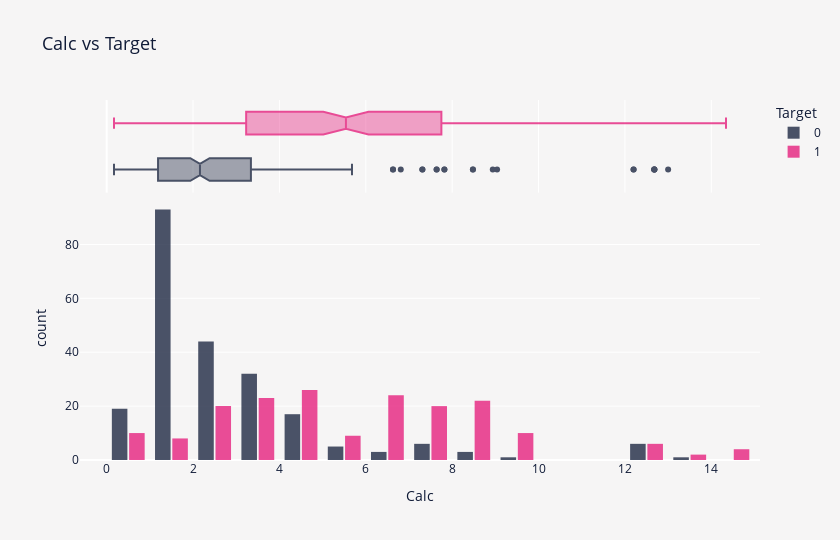

The cell this chart's notebook holds for it:
### Markdown cell above
<p style="
    font-size: 20px;
    font-family: 'JetBrains Mono';
    border-bottom: 3px solid #01CBEE;
">
    <b>Notes</b> 📜
</p>

<ul style="
    font-size: 16px;
    font-family: 'JetBrains Mono';
    margin-left: 8px;
    margin-right: 8px;
">
    <li>Regarding <code>Urea</code>, it's clearly visible that the higher the <code>Urea</code>, the higher chance of kidney stones presence.</li>
</ul>

### Code cell
fig = px.histogram(
    train,
    x="Calc",
    color="Target",
    color_discrete_sequence=["#101B37", "#E41376"],
    marginal="box",
    barmode="group",
    hover_data=train.columns,
    height=540,
    width=840,
    title="Calc vs Target",
)
fig.update_layout(
    font_color=FONT_COLOR,
    title_font_size=18,
    plot_bgcolor=BACKGROUND_COLOR,
    paper_bgcolor=BACKGROUND_COLOR,
    bargap=0.2,
    bargroupgap=0.1,
)
fig.update_traces(opacity=0.75)
fig.show()

### Figure 1 — Plotly figure (JSON) as saved in the notebook; plotly's stock layout.template omitted (floating-point values rounded to 4 significant figures; data arrays with more than 128 entries replaced by an {"elided": "..."} marker saying what was removed)
{"data": [{"alignmentgroup": "True", "bingroup": "x", "hovertemplate": "Target=0<br>Calc=%{x}<br>count=%{y}<extra></extra>", "legendgroup": "0", "marker": {"color": "#101B37", "pattern": {"shape": ""}}, "name": "0", "offsetgroup": "0", "opacity": 0.75, "orientation": "v", "showlegend": true, "type": "histogram", "x": {"elided": "230 float values"}, "xaxis": "x", "yaxis": "y"}, {"alignmentgroup": "True", "customdata": {"elided": "230x6 float values"}, "hovertemplate": "Target=%{customdata[5]}<br>Calc=%{x}<br>Gravity=%{customdata[0]}<br>Ph=%{customdata[1]}<br>Osmo=%{customdata[2]}<br>Cond=%{customdata[3]}<br>Urea=%{customdata[4]}<extra></extra>", "legendgroup": "0", "marker": {"color": "#101B37"}, "name": "0", "notched": true, "offsetgroup": "0", "opacity": 0.75, "showlegend": false, "type": "box", "x": {"elided": "230 float values"}, "xaxis": "x2", "yaxis": "y2"}, {"alignmentgroup": "True", "bingroup": "x", "hovertemplate": "Target=1<br>Calc=%{x}<br>count=%{y}<extra></extra>", "legendgroup": "1", "marker": {"color": "#E41376", "pattern": {"shape": ""}}, "name": "1", "offsetgroup": "1", "opacity": 0.75, "orientation": "v", "showlegend": true, "type": "histogram", "x": {"elided": "184 float values"}, "xaxis": "x", "yaxis": "y"}, {"alignmentgroup": "True", "customdata": {"elided": "184x6 float values"}, "hovertemplate": "Target=%{customdata[5]}<br>Calc=%{x}<br>Gravity=%{customdata[0]}<br>Ph=%{customdata[1]}<br>Osmo=%{customdata[2]}<br>Cond=%{customdata[3]}<br>Urea=%{customdata[4]}<extra></extra>", "legendgroup": "1", "marker": {"color": "#E41376"}, "name": "1", "notched": true, "offsetgroup": "1", "opacity": 0.75, "showlegend": false, "type": "box", "x": {"elided": "184 float values"}, "xaxis": "x2", "yaxis": "y2"}], "layout": {"bargap": 0.2, "bargroupgap": 0.1, "barmode": "group", "font": {"color": "#101B37"}, "height": 540, "legend": {"title": {"text": "Target"}, "tracegroupgap": 0}, "paper_bgcolor": "#F6F5F5", "plot_bgcolor": "#F6F5F5", "title": {"font": {"size": 18}, "text": "Calc vs Target"}, "width": 840, "xaxis": {"anchor": "y", "domain": [0, 1], "title": {"text": "Calc"}}, "xaxis2": {"anchor": "y2", "domain": [0, 1], "matches": "x", "showgrid": true, "showticklabels": false}, "yaxis": {"anchor": "x", "domain": [0, 0.7326], "title": {"text": "count"}}, "yaxis2": {"anchor": "x2", "domain": [0.7426, 1], "matches": "y2", "showgrid": false, "showline": false, "showticklabels": false, "ticks": ""}}}
